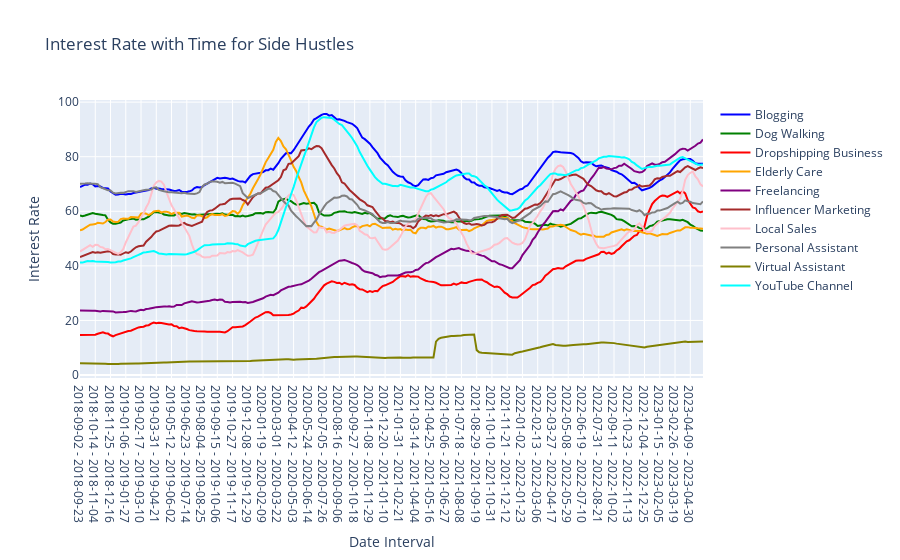

Here is the notebook cell this chart was saved with:
### Markdown cell above
##### Smoothing with 16 Window Size

### Code cell
plot_interest_rate_unique(16)

### Figure 1 — Plotly figure (JSON) as saved in the notebook; plotly's stock layout.template omitted (floating-point values rounded to 4 significant figures; data arrays with more than 128 entries replaced by an {"elided": "..."} marker saying what was removed)
{"data": [{"line": {"color": "blue"}, "mode": "lines", "name": "Blogging", "type": "scatter", "x": {"elided": "246 str values"}, "y": {"elided": "246 float values"}}, {"line": {"color": "green"}, "mode": "lines", "name": "Dog Walking", "type": "scatter", "x": {"elided": "246 str values"}, "y": {"elided": "246 float values"}}, {"line": {"color": "red"}, "mode": "lines", "name": "Dropshipping Business", "type": "scatter", "x": {"elided": "246 str values"}, "y": {"elided": "246 float values"}}, {"line": {"color": "orange"}, "mode": "lines", "name": "Elderly Care", "type": "scatter", "x": {"elided": "246 str values"}, "y": {"elided": "246 float values"}}, {"line": {"color": "purple"}, "mode": "lines", "name": "Freelancing", "type": "scatter", "x": {"elided": "246 str values"}, "y": {"elided": "246 float values"}}, {"line": {"color": "brown"}, "mode": "lines", "name": "Influencer Marketing", "type": "scatter", "x": {"elided": "246 str values"}, "y": {"elided": "246 float values"}}, {"line": {"color": "pink"}, "mode": "lines", "name": "Local Sales", "type": "scatter", "x": {"elided": "246 str values"}, "y": {"elided": "246 float values"}}, {"line": {"color": "gray"}, "mode": "lines", "name": "Personal Assistant", "type": "scatter", "x": {"elided": "246 str values"}, "y": {"elided": "246 float values"}}, {"line": {"color": "olive"}, "mode": "lines", "name": "Virtual Assistant", "type": "scatter", "x": {"elided": "246 str values"}, "y": {"elided": "246 float values"}}, {"line": {"color": "cyan"}, "mode": "lines", "name": "YouTube Channel", "type": "scatter", "x": {"elided": "246 str values"}, "y": {"elided": "246 float values"}}, {"line": {"color": "black"}, "mode": "lines", "name": "nan", "type": "scatter", "x": [], "y": []}], "layout": {"title": {"text": "Interest Rate with Time for Side Hustles"}, "xaxis": {"title": {"text": "Date Interval"}}, "yaxis": {"title": {"text": "Interest Rate"}}}}
